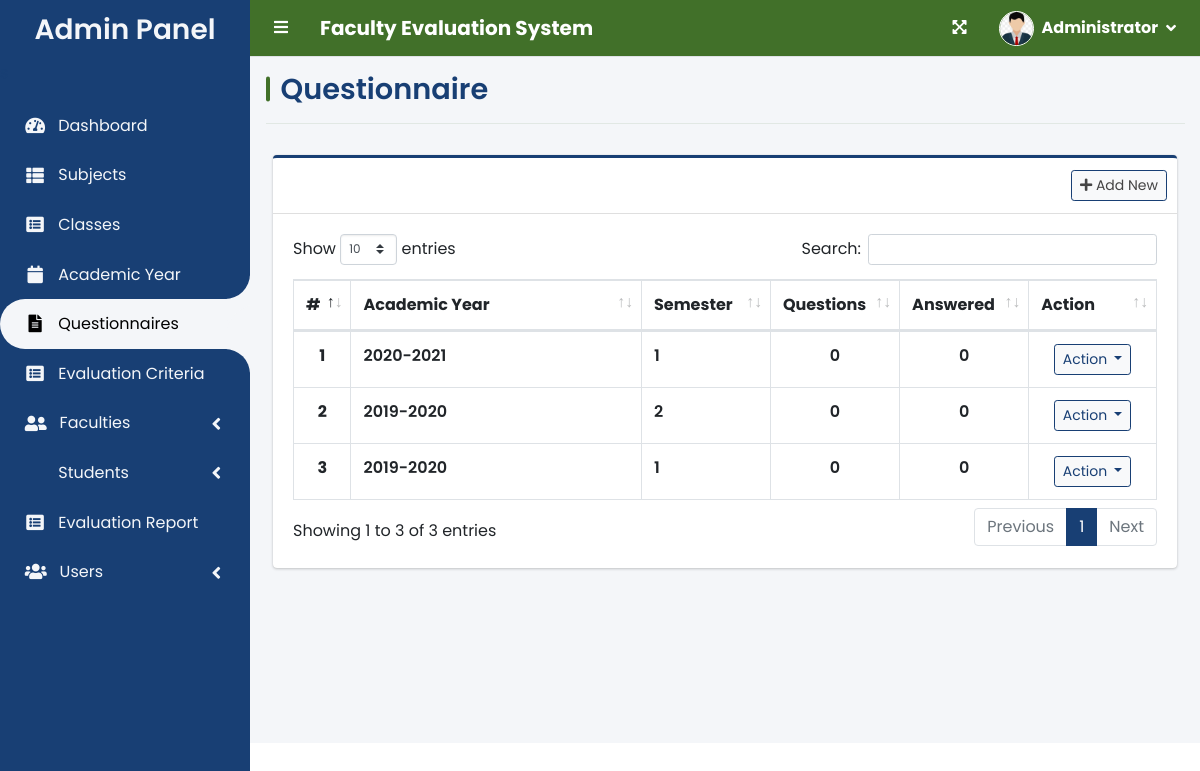
Screenshot of /index.php?page=questionnaire (signed in) with the database file from the repository.
### tables this page shows
CREATE TABLE `academic_list` (
  `id` int(30) NOT NULL,
  `year` text NOT NULL,
  `semester` int(30) NOT NULL,
  `is_default` tinyint(1) NOT NULL DEFAULT 0,
  `status` int(1) NOT NULL DEFAULT 0 COMMENT '0=Pending,1=Start,2=Closed'
);

### admin/questionnaire.php (the view, shortened to what this page needs)
<?php include'db_connect.php' ?>
<div class="col-lg-12">
	<div class="card card-outline card-primary">
		<div class="card-header">
			<div class="card-tools">
				<a class="btn btn-block btn-sm btn-default border-primary new_academic" href="javascript:void(0)"><i class="fa fa-plus"></i> Add New</a>
			</div>
		</div>
		<div class="card-body">
			<table class="table tab e-hover table-bordered" id="list">
				<colgroup>
					<col width="5%">
					<col width="35%">
					<col width="15%">
					<col width="15%">
					<col width="15%">
					<col width="15%">
				</colgroup>
				<thead>
					<tr>
						<th class="text-center">#</th>
						<th>Academic Year</th>
						<th>Semester</th>
						<th>Questions</th>
						<th>Answered</th>
						<th>Action</th>
					</tr>
				</thead>
				<tbody>
					<?php
					$i = 1;
					$qry = $conn->query("SELECT * FROM academic_list order by abs(year) desc,abs(semester) desc ");
					while($row= $qry->fetch_assoc()):
						$questions = $conn->query("SELECT * FROM question_list where academic_id ={$row['id']} ")->num_rows;
						$answers = $conn->query("SELECT * FROM evaluation_list where academic_id ={$row['id']} ")->num_rows;
					?>
					<tr>
						<th class="text-center"><?php echo $i++ ?></th>
						<td><b><?php echo $row['year'] ?></b></td>
						<td><b><?php echo $row['semester'] ?></b></td>
						<td class="text-center"><b><?php echo number_format($questions) ?></b></td>
						<td class="text-center"><b><?php echo number_format($answers) ?></b></td>
						<td class="text-center">
							<button type="button" class="btn btn-default btn-sm border-info wave-effect text-info dropdown-toggle" data-toggle="dropdown" aria-expanded="true">
		                      Action
		                    </button>
						</td>
					</tr>
				<?php endwhile; ?>
				</tbody>
			</table>
		</div>
	</div>
</div>

### header.php (style rules this page uses)
body, .main-header, .main-sidebar, .content-wrapper, .card, .btn, .form-control, .nav-link, .dropdown-item, .modal-title, .table, .alert, .badge, .toast, .swal2-title, .swal2-content, .select2-container--default .select2-selection--single, .select2-container--default .select2-selection--multiple, .select2-container--default .select2-selection--single .select2-selection__rendered, .select2-container--default .select2-selection--multiple .select2-selection__rendered { font-family: 'Poppins', sans-serif !important; }
.font-weight-bold, b, strong { font-weight: 600 !important; }

### admin/sidebar.php (style rules this page uses)
:root { --white: #f4f6f9; --black: #000; --sidebar-bg: #183f74; }

### rows the page displays
academic_list: year "2020-2021", semester "1", questions "0", answers "0"
academic_list: year "2019-2020", semester "2", questions "0", answers "0"
academic_list: year "2019-2020", semester "1", questions "0", answers "0"

### other values shown
$_SESSION['system']['name'] "Faculty Evaluation System"
$_SESSION['login_firstname'] "Administrator"
$title "Questionnaire"
